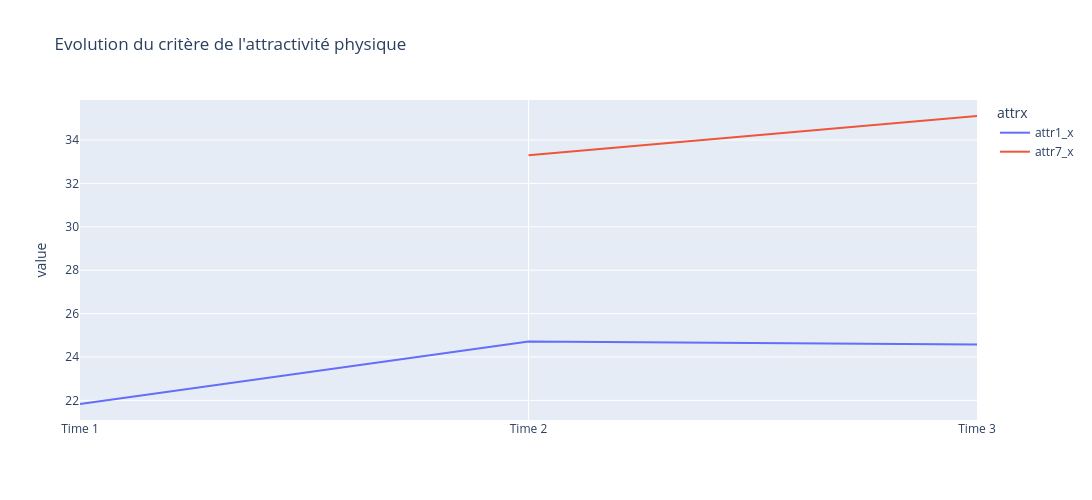

Here is the notebook cell this chart was saved with:
### Code cell
attr_fig = px.line(
    all_attr,
    x=all_attr.index,
    y="value",
    color="attrx",
    labels={"x": "Time"},
    title="Evolution du critère de l'attractivité physique"
)

attr_fig.update_layout(
    xaxis_title=None,
    xaxis=dict(
        tickmode="array",
        tickvals=[1, 2, 3],
        ticktext=["Time 1", "Time 2", "Time 3"]
    ),
    width=1800, 
    height=500

)
attr_fig.show()

show_images(attr_fig, "../images/attr_fig.png")

### Figure 1 — Plotly figure (JSON) as saved in the notebook; plotly's stock layout.template omitted (floating-point values rounded to 4 significant figures)
{"data": [{"hovertemplate": "attrx=attr1_x<br>index=%{x}<br>value=%{y}<extra></extra>", "legendgroup": "attr1_x", "line": {"color": "#636efa", "dash": "solid"}, "marker": {"symbol": "circle"}, "mode": "lines", "name": "attr1_x", "orientation": "v", "showlegend": true, "type": "scatter", "x": [1, 2, 3], "xaxis": "x", "y": [21.83, 24.72, 24.58], "yaxis": "y"}, {"hovertemplate": "attrx=attr7_x<br>index=%{x}<br>value=%{y}<extra></extra>", "legendgroup": "attr7_x", "line": {"color": "#EF553B", "dash": "solid"}, "marker": {"symbol": "circle"}, "mode": "lines", "name": "attr7_x", "orientation": "v", "showlegend": true, "type": "scatter", "x": [2, 3], "xaxis": "x", "y": [33.3, 35.11], "yaxis": "y"}], "layout": {"height": 500, "legend": {"title": {"text": "attrx"}, "tracegroupgap": 0}, "title": {"text": "Evolution du critère de l'attractivité physique"}, "width": 1800, "xaxis": {"anchor": "y", "domain": [0, 1], "tickmode": "array", "ticktext": ["Time 1", "Time 2", "Time 3"], "tickvals": [1, 2, 3], "title": {}}, "yaxis": {"anchor": "x", "domain": [0, 1], "title": {"text": "value"}}}}
